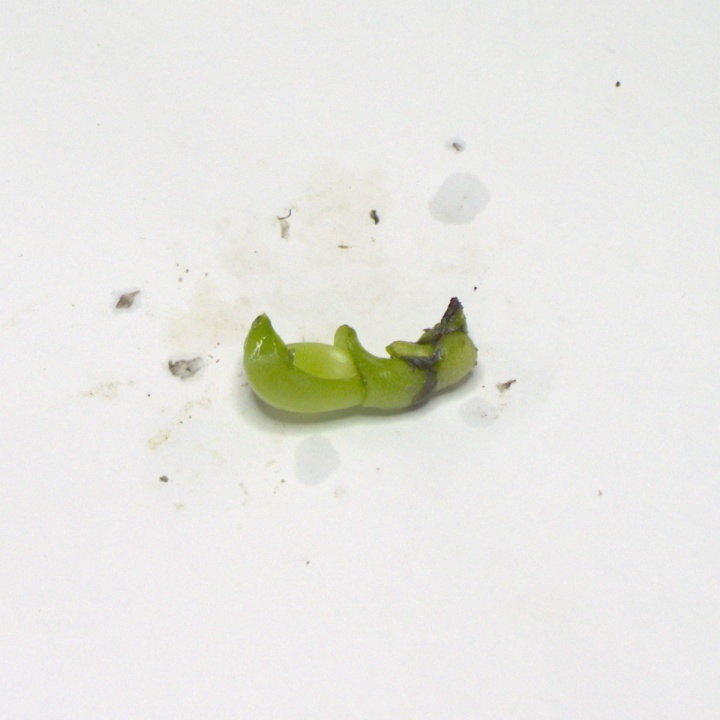
#> input picture IMAGE-PROCESSING/coco_processing/new_data/train/613_2.jpg, 720 x 720 px; its folder holds only this picture in this run
$ python check_only_annotation.py   (older library calls are emulated)
#> lines starting #> are read from the running program, lines starting #| are printed output that depends on the picture
### WEEK5-ANNOTATION/inference.py
from cmath import cos
import cv2
import os
import sys
import random
import math
import time
import numpy as np
length_arrow = 50
split = 11
import argparse
import colorsys
import glob
import datetime
import re
import logging
import scipy
import skimage.color
import skimage.io
import skimage.transform
import urllib.request
import shutil
import warnings
from distutils.version import LooseVersion
from collections import OrderedDict
# [78 lines left out: functions random_colors, find_moment, apply_masks, cart2pol, pol2cart, rotate_contour, not called in this run]
def resized_img(img,percent):
    width = int(img.shape[1] * percent / 100)
    height = int(img.shape[0] * percent / 100)
    dim = (width, height)
    # resize image
    resized = cv2.resize(img, dim, interpolation = cv2.INTER_AREA)
    return resized
# [110 lines left out: functions find_rbbox, save_bud_info, not called in this run]

### WEEK5-ANNOTATION/check_only_annotation.py
from enum import EnumMeta
import sys
import os
import json
import datetime
from tkinter import image_names
from turtle import title
import numpy as np
import skimage.draw
import cv2
import os
import sys
import random
import itertools
import colorsys
from PIL import Image, ImageDraw
import numpy as np
from skimage.measure import find_contours
import matplotlib.pyplot as plt
from matplotlib import patches,  lines
from matplotlib.patches import Polygon
import IPython.display
import matplotlib.pyplot as plt
import random
#***************
import datetime
import json
import os
import re
import fnmatch
from PIL import Image
import numpy as np
import math
import time
import argparse
import glob
from inference import find_rbbox, resized_img
# [13 lines of commented-out code are left out]
# [7 lines left out: function filter_for_jpeg, not called in this run]

def filter_for_annotations(root, files, image_filename):
    # print("image_filename:",image_filename)
    file_types = ['*.png']
    file_types = r'|'.join([fnmatch.translate(x) for x in file_types])
    basename_no_extension = os.path.splitext(os.path.basename(image_filename))[0]
    file_name_prefix = basename_no_extension + '_' + '.*'
    files = [os.path.join(root, f) for f in files]
    files = [f for f in files if re.match(file_types, f)]
    files = [f for f in files if re.match(file_name_prefix, os.path.splitext(os.path.basename(f))[0])]
    return files
# constants
def magic(numList):
    s = ''.join(map(str, numList))
    return int(s)
def find_annotation(image_filename,TRAIN_ANNOTATION_DIR):
    total_angle = []
    for root, _, files in os.walk(TRAIN_ANNOTATION_DIR):
        annotation_files = filter_for_annotations(root, files, image_filename)
        # print("annotation_files:",annotation_files)
        # go through each associated annotation
        for annotation_filename in annotation_files:
            angle_list = []

            check = 0
            # ----- Xử lý dựa trên tên của annotation file (binary image) ----------#
            #print(annotation_filename)
            file, ext = os.path.splitext(annotation_filename)  # split filename and extension
            # print("file = ", file)
            #print("ext = ", ext)
            name = os.path.basename(file)
            s = len(os.path.basename(file))
            #print("len = ", s)
            l = list(name)
            for i in range(s):
                if l[i] == '_':
                    check = check + 1
                if l[i] != '_' and check==3:
                    angle_list.append(l[i])
                else:
                    continue
            #print("angle_list = ", angle_list)

            angle_int = list(map(int, angle_list))
            angle = magic(angle_int)
            # Clasify the angles (18 CLASSES - 20 degrees each part)

            if (angle > 350 and angle <=360) or (angle >= 0 and angle <= 10):
                angle_cl = 0

            elif (angle > 10 and angle <= 30):
                angle_cl = 1

            elif (angle > 30 and angle <= 50):
                angle_cl = 2

            elif (angle > 50 and angle <= 70):
                angle_cl = 3

            elif (angle > 70 and angle <= 90):
                angle_cl = 4

            elif (angle > 90 and angle <= 110):
                angle_cl = 5

            elif (angle > 110 and angle <= 130):
                angle_cl = 6

            elif (angle > 130 and angle <= 150):
                angle_cl = 7

            elif (angle > 150 and angle <= 170):
                angle_cl = 8

            elif (angle > 170 and angle <= 190):
                angle_cl = 9

            elif (angle > 190 and angle <= 210):
                angle_cl = 10

            elif (angle > 210 and angle <= 230):
                angle_cl = 11

            elif (angle > 230 and angle <= 250):
                angle_cl = 12

            elif (angle > 250 and angle <= 270):
                angle_cl = 13

            elif (angle > 270 and angle <= 290):
                angle_cl = 14

            elif (angle > 290 and angle <= 310):
                angle_cl = 15

            elif (angle > 310 and angle <= 330):
                angle_cl = 16

            elif (angle > 330 and angle <= 350):
                angle_cl = 17
            else:
                continue
            # angle_s = angle_cl
            total_angle.append(angle_cl)
        return annotation_files, total_angle
# [6 lines left out: function color_radom, not called in this run]
if __name__ =="__main__":
    '''
    python check_only_annotation.py
    '''
    parser = argparse.ArgumentParser(description='Process some integers.')
    parser.add_argument('--path_img', default= "C:\\Users\\ptthi\\OneDrive\\Desktop\\Image_processing\\DATA_PROCESS\\DATA\\IMG\\train", type=str, required=False,
                        help= 'direction of image folder') #path to the folder that contain image


    parser.add_argument('--path_an', default= "C:\\Users\\ptthi\\OneDrive\\Desktop\\Image_processing\\DATA_PROCESS\\DATA\\ANNOTATION\\train", type=str, required=False,
                        help= 'direction of annotation folder') #annotation path
    args = parser.parse_args()
    print("this is path", args.path_img)
    filenames = sorted(glob.glob(args.path_img + "/*.jpg")) #read all files in the path mentioned
    number_image = 1
    segmentation_id = 1
    for index_1,image_name in enumerate(filenames):
        print("image_filename:",image_name)
        image_original = cv2.imread(image_name)
#> image_original is the input picture: shape (720, 720, 3); mean B, G, R 226.8, 231.3, 231.4
        image_color = cv2.imread(image_name)
        file, ext = os.path.splitext(image_name)
        file = str(file).split('/')[-1]
        annotation_files, angles_all = find_annotation(image_filename=image_name, TRAIN_ANNOTATION_DIR= args.path_an)
        print("annotation_file:",annotation_files)
        print("angle of model:", angles_all)
        angles, points, lengths = [], [], []
        overlay = image_color.copy()
        image_only_contour = overlay.copy()
        for i in range(len(annotation_files)):
            # print("current mask", annotation_files[i])
            image_mask = cv2.imread(annotation_files[i])
            gray = cv2.cvtColor(image_mask, cv2.COLOR_BGR2GRAY)
            ret, thresh = cv2.threshold(gray,127,255,cv2.THRESH_BINARY)
            cnts, hierarchy = cv2.findContours(thresh, cv2.RETR_EXTERNAL,cv2.CHAIN_APPROX_SIMPLE)
            # for i in range(len(point_cnt)):cv2.fillPoly(image_backgorund, point_cnt[i], color_radom(len(point_cnt)))
            # img_with_overlay = cv2.normalize(np.int64(image_color) * image_backgorund, None, 0, 255, cv2.NORM_MINMAX, cv2.CV_8U)
            cv2.drawContours(image_only_contour, cnts, -1, (0, 0, 255), 1)
            for (i_x,cnt) in enumerate(cnts):
                cv2.fillPoly(overlay, [cnt] ,color_radom(i))
                cv2.addWeighted(overlay, 0.5, image_color, 1 - 0.5,0,image_color)
            # print("angle", angles_all[i])
            find_rbbox(image_color,gray,angles_all[i]*20)
            cv2.drawContours(image_color, cnts, -1, (0, 0, 0), 1)
            find_rbbox(image_only_contour,gray,angles_all[i]*20)
        concate_img = np.concatenate((image_color,image_only_contour),axis=1)
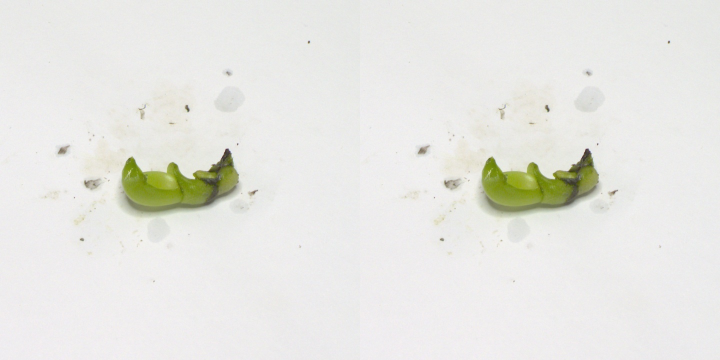
#> concate_img: shape (720, 1440, 3) (shown at 1/2 size); mean B, G, R 226.8, 231.3, 231.4
        image_white = np.zeros((concate_img.shape[0],concate_img.shape[1],3),np.uint8)
        image_white.fill(2555)
#> image_white: shape (720, 1440, 3); every value is 251
        image_white[:,int(int(concate_img.shape[1]/2)/2):int(int(concate_img.shape[1]/2)/2) + int(int(concate_img.shape[1]/2))] = image_original
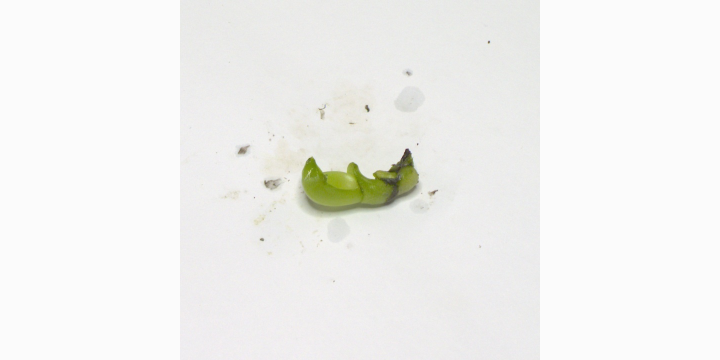
#> image_white: shape (720, 1440, 3) (shown at 1/2 size); mean of channels 0, 1, 2 238.9, 241.1, 241.2; drawn as B, G, R
        concate_img_v = np.concatenate((image_white,concate_img),axis = 0)
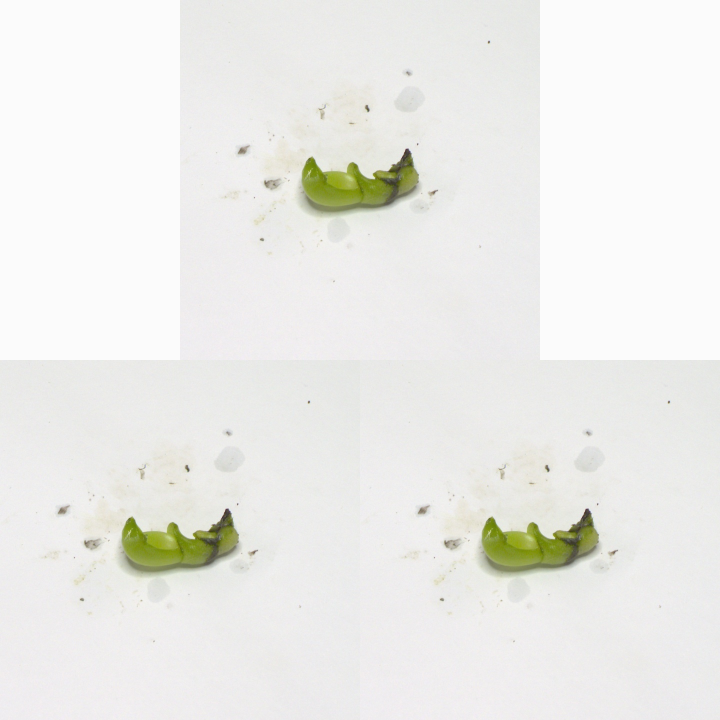
#> concate_img_v: shape (1440, 1440, 3) (shown at 1/2 size); mean of channels 0, 1, 2 232.9, 236.2, 236.3; drawn as B, G, R
        print("number of image:", number_image)
        number_image += 1
        # cv2.imwrite(check_annotation_path + '/'+ f"{file}_check.png",concate_img_v)
        cv2.imshow("mask_image", resized_img(concate_img,70))
#> in resized_img, `resized = cv2.resize(img, dim, interpolation = cv2.INTER_AREA)`:
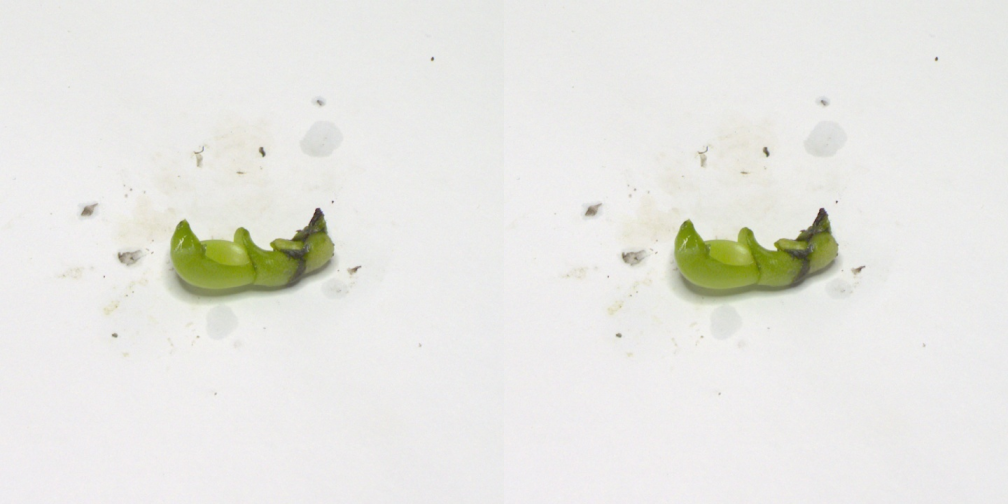
#> resized: shape (504, 1008, 3); mean B, G, R 226.8, 231.3, 231.4
        k = cv2.waitKey(0)
#> (key q is pressed here)
        if k ==ord('q') or k ==ord('Q'):          #press 'Q' to stop the program
            break
    print("CHECKING ANNOTAION IS TO BE FINISH!")

$ run again, on IMAGE-PROCESSING/coco_processing/new_data/train/650_3.jpg
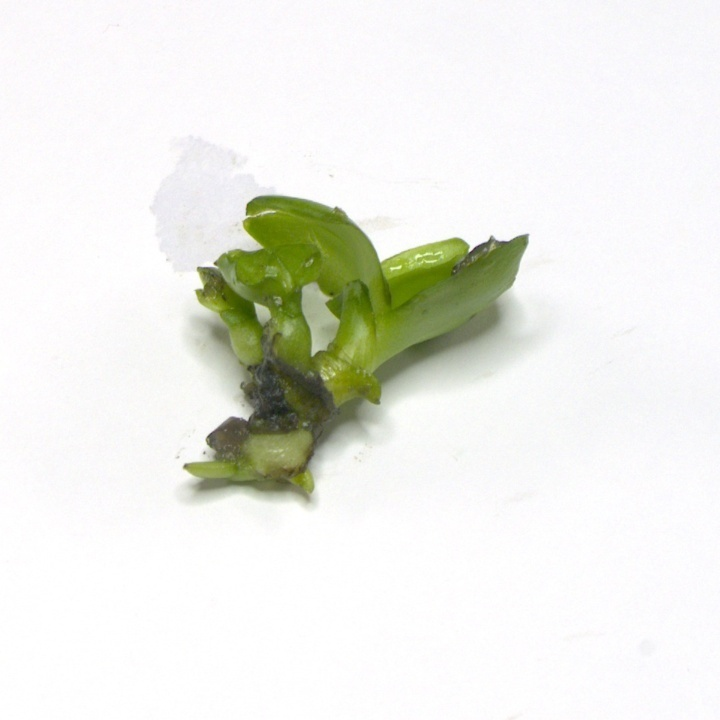
#> input picture IMAGE-PROCESSING/coco_processing/new_data/train/650_3.jpg, 720 x 720 px
#> image_original is the input picture: shape (720, 720, 3); mean B, G, R 229.8, 236.3, 235.2
#> `concate_img_v = np.concatenate((image_white,concate_img),axis = 0)`:
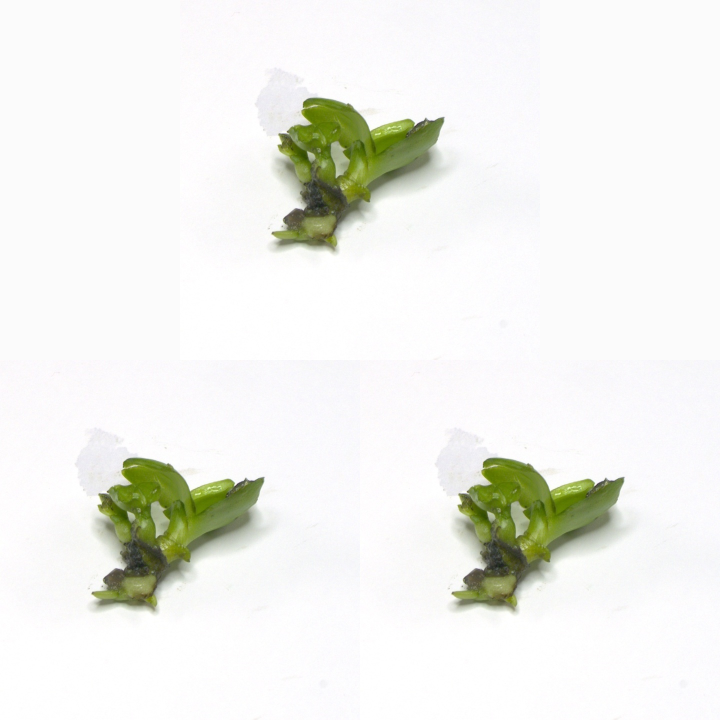
#> concate_img_v: shape (1440, 1440, 3) (shown at 1/2 size); mean of channels 0, 1, 2 235.1, 240, 239.2; drawn as B, G, R
#> in resized_img, `resized = cv2.resize(img, dim, interpolation = cv2.INTER_AREA)`:
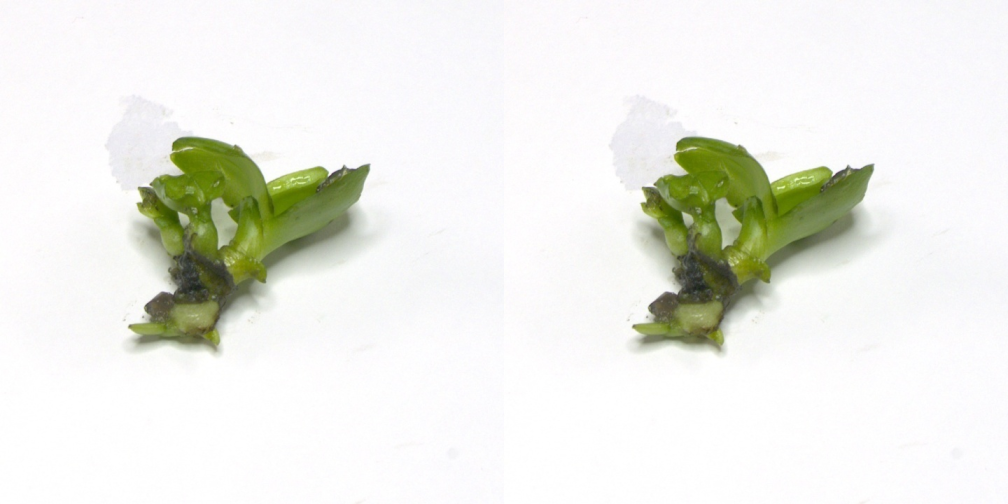
#> resized: shape (504, 1008, 3); mean B, G, R 229.8, 236.3, 235.2

$ run again, on IMAGE-PROCESSING/coco_processing/new_data/train/655_4.jpg
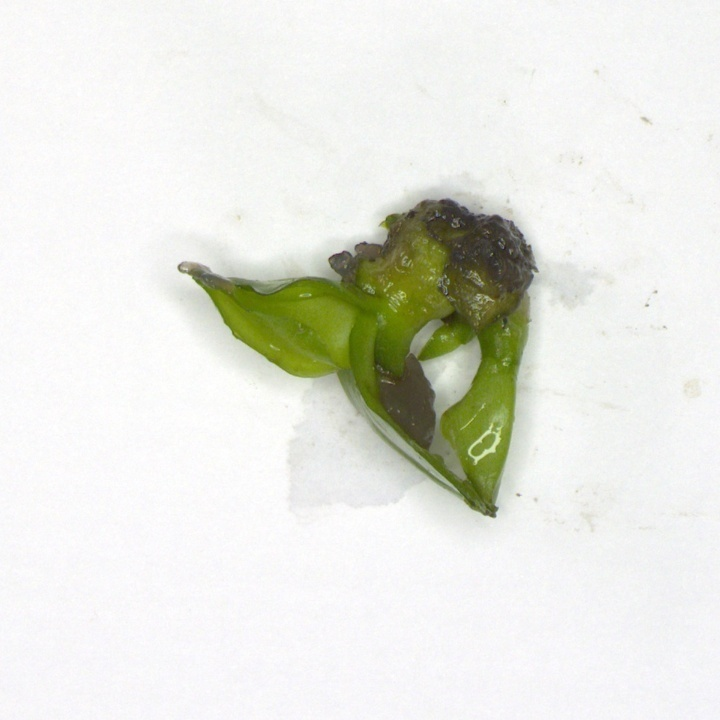
#> input picture IMAGE-PROCESSING/coco_processing/new_data/train/655_4.jpg, 720 x 720 px
#> image_original is the input picture: shape (720, 720, 3); mean B, G, R 223.5, 231.1, 229.8
#> `concate_img_v = np.concatenate((image_white,concate_img),axis = 0)`:
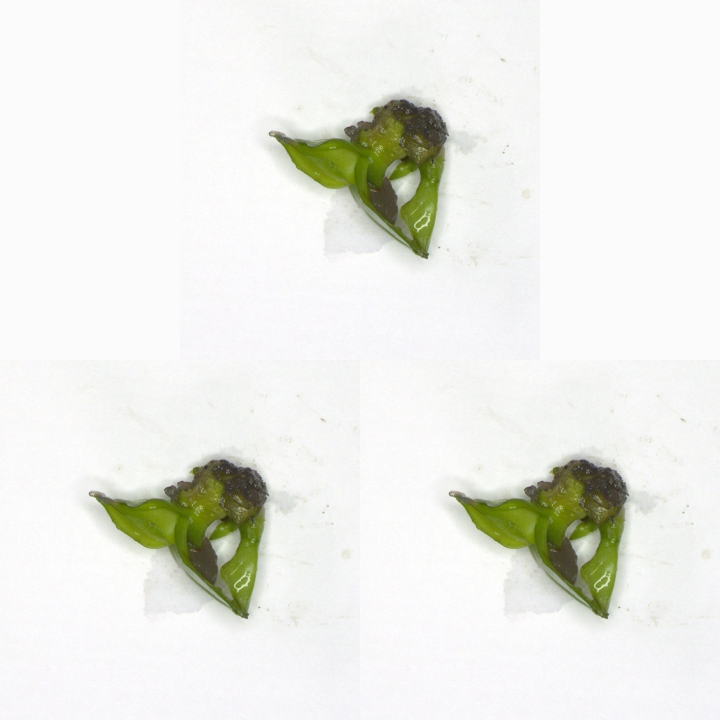
#> concate_img_v: shape (1440, 1440, 3) (shown at 1/2 size); mean of channels 0, 1, 2 230.4, 236.1, 235.1; drawn as B, G, R
#> in resized_img, `resized = cv2.resize(img, dim, interpolation = cv2.INTER_AREA)`:
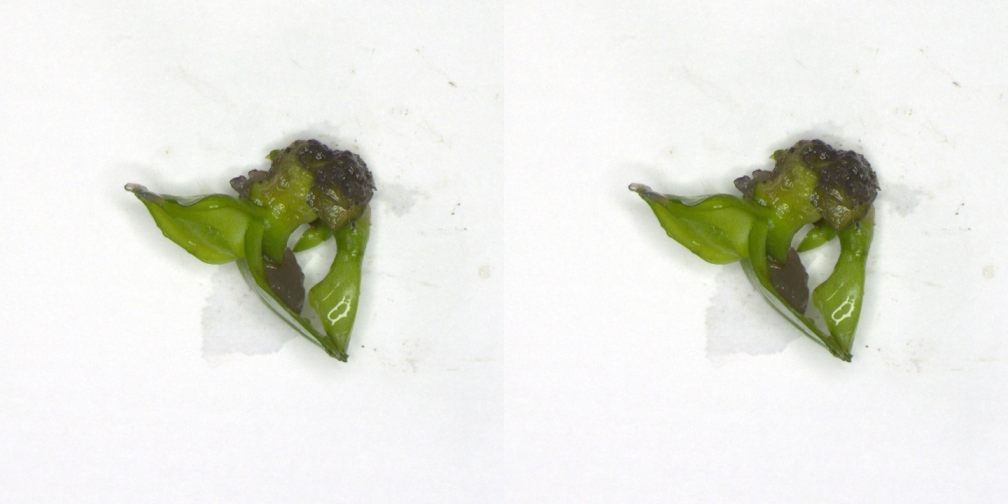
#> resized: shape (504, 1008, 3); mean B, G, R 223.5, 231.1, 229.8

$ run again, on IMAGE-PROCESSING/coco_processing/new_data/train/671_3.jpg
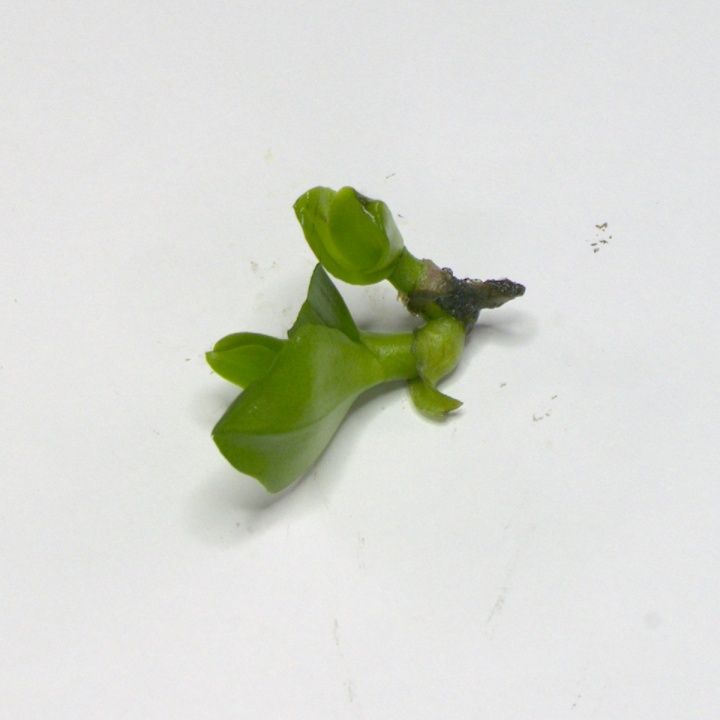
#> input picture IMAGE-PROCESSING/coco_processing/new_data/train/671_3.jpg, 720 x 720 px
#> image_original is the input picture: shape (720, 720, 3); mean B, G, R 210.4, 218.1, 215.8
#> `image_white[:,int(int(concate_img.shape[1]/2)/2):int(int(concate_img.s..`:
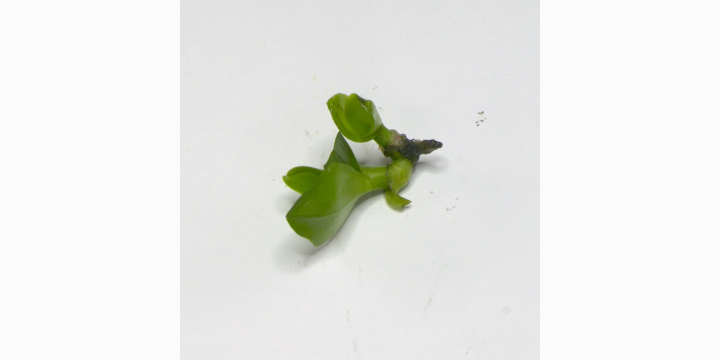
#> image_white: shape (720, 1440, 3) (shown at 1/2 size); mean of channels 0, 1, 2 230.7, 234.5, 233.4; drawn as B, G, R
#> in resized_img, `resized = cv2.resize(img, dim, interpolation = cv2.INTER_AREA)`:
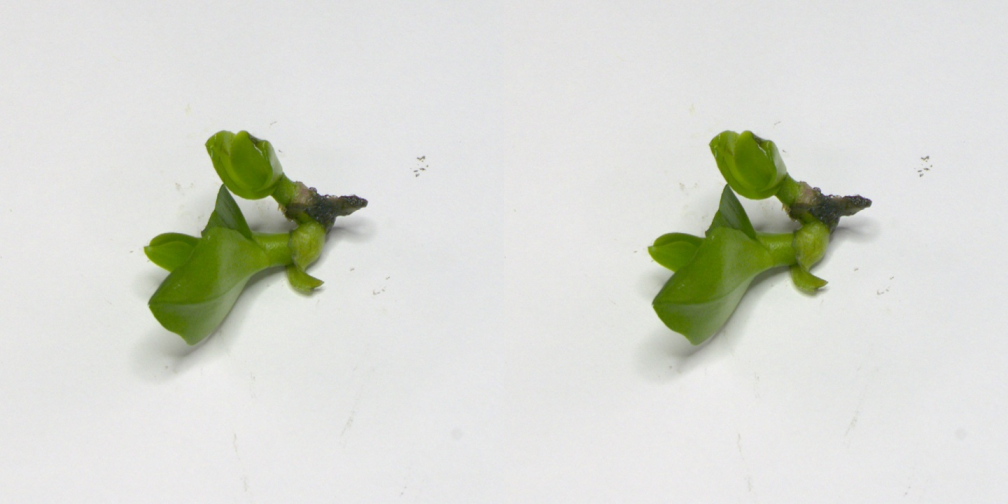
#> resized: shape (504, 1008, 3); mean B, G, R 210.4, 218.1, 215.8
